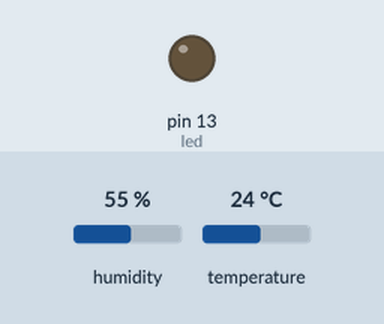
Bench run of a sketch on a simulated Arduino Pro Mini, built with avr-gcc and run on an emulated ATmega328P. Shown: output pins drawn as LEDs (lit = HIGH). The inputs (shaded band) are chosen by the test bench; at power-on: humidity 55 %, temperature 24 °C. Pins used as bus, display or sensor lines are not drawn; what the sketch prints to the serial monitor is not drawn.

Above: at 0.1 s.
Timing chart, 0 to 2.3 s (numbered marks = the images above):
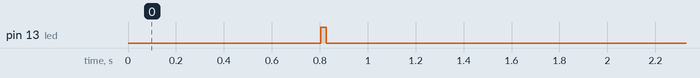

The sketch:

Oregon-Sensor-with-LowPower-sleep.ino
```cpp
   /* 4.5uA low power Oregon encoder with DHT AM2302/AM2330 sensor.
    *
    * LOW POWER:
    * Arduino pro mini 3.3v 8M. removed regulator + power led/resistor. Thats it. (enhanced version from Ebay)
    *
    * DHT:
    * DHT sensonr connected to Arduino gnd, D2(vcc), D3(data).
    * AM2320 is drop in replacement.http://www.kandrsmith.org/rjs/misc/hygrometers/calib_many.html
    * AM2320 tested ok wit single bus. see datasheet for siglebus vs i2c: https://akizukidenshi.com/download/ds/aosong/AM2320.pdf
    * AM2320 3 wire connection: vcc, data, nc, gnd. add 10k smd resistor on vcc to data.
    *
    * RF TRANSMITTER:
    * STX882 transmitter connectedto Arduino D7(gnd), D8(vcc), D9(data).
    * Antena: Coil 17cm solid core wire around ø6mm screwdriver.
    *
    * FIXED READVCC LOWPOWER 4.5uA!
    */

    //+------------------------------------------------------------------+
    //| DHT AM2302, pin 1=vcc, 2=data, 3=not in use, 4=gnd
    //+------------------------------------------------------------------+
    #include "DHT.h"
    int DHT_Vcc_Pin = 3;
    #define DHT_Data_Pin 2      // data
 // Uncomment whatever DHT type you're using!
    #define DHTTYPE DHT11   // DHT 11 (whole numbers only)
 //#define DHTTYPE DHT22   // DHT 22 (AM2302), AM2321
 //#define DHTTYPE DHT21   // DHT 21 (AM2301)
    #define led 13
    DHT dht(DHT_Data_Pin, DHTTYPE);

   //+------------------------------------------------------------------+
   //| oregon transmitter
   //+------------------------------------------------------------------+
    byte addresse = 11; // 0-255. sensor adress, will be shown in telldus.com.
    const byte txGnd = 9;
    const byte tx_Vcc_Pin = 11;
    const byte TX_DATA_PIN = 10; //tx data pin
    //#define THN132N  //enbart termometer, ingen humidity. Modell:1A2D/EA4C
    const unsigned long TIME = 512;
    const unsigned long TWOTIME = TIME*2;
    #define SEND_HIGH() digitalWrite(TX_DATA_PIN, HIGH)
    #define SEND_LOW() digitalWrite(TX_DATA_PIN, LOW)
    // Buffer for Oregon message
    #ifdef THN132N
        byte OregonMessageBuffer[8];
    #else
         byte OregonMessageBuffer[9];
    #endif

    //+------------------------------------------------------------------+
    //| BATTERY
    //+------------------------------------------------------------------+
    bool batOK = true;
    int batCnt = 100;//batt counter. used to set when to check the battery. set to 100 to trigg at startup.
    //+------------------------------------------------------------------+
    //| LOW POWER
    //+------------------------------------------------------------------+
    #include <JeeLib.h>  // Include library containing low power functions
    ISR(WDT_vect) { Sleepy::watchdogEvent(); } // Setup for low power waiting
    const long sleeptime = 60000; // set to 60000, to get a minute cycle
    int cyclesToSleep = 5; // set minute here(5 cycles)
    int cycleCounter = 100; //low power counter, used to sleep more than one minute. set to 100 to trigg at startup.


//+------------------------------------------------------------------+
//| SETUP
//+------------------------------------------------------------------+
    void setup() {

   //---  dht Setup ---------
   pinMode(DHT_Vcc_Pin, OUTPUT);     // sets the digital pin as output
   digitalWrite(DHT_Vcc_Pin, LOW);   // sets power off
   pinMode(led, OUTPUT);              // sets the digital pin as output
   digitalWrite(led, LOW);            // sets the LED off

   Serial.begin(38400);
   dht.begin();

  //---  tx Setup ---------
  pinMode(tx_Vcc_Pin, OUTPUT);          // sets the digital pin as output
  digitalWrite(tx_Vcc_Pin, LOW);        // sets power off
  pinMode(txGnd, OUTPUT);             // sets the digital pin as output
  digitalWrite(txGnd, LOW);
  pinMode(TX_DATA_PIN, OUTPUT);            // sets the digital pin as output

  Serial.print(F("\n[Oregon V2.1 encoder] Adress = "));
  Serial.println(addresse);
  Serial.println(F("Low power 5uA. DHT AM2302. 5min intervall.)"));
  delay(200);

 //---- oregon setup---------------
  SEND_LOW();
  #ifdef THN132N
    // Create the Oregon message for a temperature only sensor (TNHN132N)
    byte ID[] = {0xEA,0x4C};
  #else
     // Create the Oregon message for a temperature/humidity sensor (THGR2228N)
    byte ID[] = {0x1A,0x2D};
  #endif

  setType(OregonMessageBuffer, ID);
  setChannel(OregonMessageBuffer, 0x20);
//setId(OregonMessageBuffer, 0xBB); //BB=187
//getTempAndSend();
} //end setup


 //+------------------------------------------------------------------+
 //| MAIN LOOP
 //+------------------------------------------------------------------+
 void loop() {
if (cycleCounter>=cyclesToSleep){ //1minute x 5. = 5minutters intervall
    getTempAndSend();
    cycleCounter=0;
}
cycleCounter+=1;
sleep(sleeptime);//sleep for one minute, then wake up again.
} //end main loop


void getTempAndSend(){
      //--- power on
      digitalWrite(DHT_Vcc_Pin, HIGH);   // sensor power
      sleep(600); // (dht boot time=500ms)
      digitalWrite(led, HIGH);   // LED
      // Reading temperature or humidity takes about 250 milliseconds!
      // Sensor readings may also be up to 2 seconds 'old' (its a very slow sensor)
      float h = dht.readHumidity();
      // Read temperature as Celsius
      float t = dht.readTemperature();
      //--- power off
      digitalWrite(DHT_Vcc_Pin, LOW);   // sensor power
      digitalWrite(led, LOW);   // sensor power
      digitalWrite(DHT_Data_Pin, LOW);   // sensor pin low for 5uA low power. Unngår strømlekasje til vcc via motstand.

      // Check if any reads failed and exit early (to try again).
      if (isnan(h) || isnan(t)) {
        Serial.println("Failed to read from DHT sensor!");
        return;
      }

      Serial.print("Humidity: ");
      Serial.print(h);
      Serial.print(" %\t");
      Serial.print("Temperature: ");
      Serial.print(t);
      Serial.println(" *C ");
      send433(t,h,addresse);// temp,humidity,address

}

//----- sleep low power----------------------------------
void sleep(long milli){
   Serial.flush(); //Waits for the transmission of outgoing serial data to complete
   Sleepy::loseSomeTime(milli); //msecs Number of milliseconds to sleep, in range 0..65535.
  }

//--- read battery every 10. syklus.
void checkBattery(){
batCnt++;
if (batCnt>=10){
  batCnt=0;
  int vcc = readVccFixedLowPower();
  Serial.print("Vcc = " );
  Serial.println(vcc);
batOK = (vcc >= 3300); //ok if over millivolt. use bool in tx send func.
  }
}

 //---------------- Send data to Telldus ----------------------------
 void send433(float temperature, byte humidity, byte Identitet) {

checkBattery();
digitalWrite(tx_Vcc_Pin, HIGH);   // sets the LED on

  // Get Temperature, humidity and battery level from sensors
  // (ie: 1wire DS18B20 for température, ...)
  setId(OregonMessageBuffer, Identitet); //BB=187
 // setBatteryLevel(OregonMessageBuffer, 1); // 0 : low, 1 : high
  setBatteryLevel(OregonMessageBuffer, batOK); // 0 : low, 1 : high
  setTemperature(OregonMessageBuffer, temperature); //org  setTemperature(OregonMessageBuffer, 55.5);

#ifndef THN132N
  // Set Humidity
  setHumidity(OregonMessageBuffer, humidity);
#endif

  // Calculate the checksum
  calculateAndSetChecksum(OregonMessageBuffer);

  // Show the Oregon Message
  for (byte i = 0; i < sizeof(OregonMessageBuffer); ++i)   {     Serial.print(OregonMessageBuffer[i] >> 4, HEX);
    Serial.print(OregonMessageBuffer[i] & 0x0F, HEX);
  }
    Serial.println();
  // Send the Message over RF
  sendOregon(OregonMessageBuffer, sizeof(OregonMessageBuffer));
  // Send a "pause"
  SEND_LOW();
  delayMicroseconds(TWOTIME*8);
  // Send a copie of the first message. The v2.1 protocol send the
  // message two time
  sendOregon(OregonMessageBuffer, sizeof(OregonMessageBuffer));

  SEND_LOW();
  digitalWrite(tx_Vcc_Pin, LOW);   // sets the LED on
 }
 // ---------- End send data till Telldus ---------

 /**
 * \brief    Send logical "0" over RF
 * \details  azero bit be represented by an off-to-on transition
 * \         of the RF signal at the middle of a clock period.
 * \         Remenber, the Oregon v2.1 protocol add an inverted bit first
 */
inline void sendZero(void) {

  SEND_HIGH();
  delayMicroseconds(TIME);
  SEND_LOW();
  delayMicroseconds(TWOTIME);
  SEND_HIGH();
  delayMicroseconds(TIME);
}

/**
 * \brief    Send logical "1" over RF
 * \details  a one bit be represented by an on-to-off transition
 * \         of the RF signal at the middle of a clock period.
 * \         Remenber, the Oregon v2.1 protocol add an inverted bit first
 */
inline void sendOne(void) {

   SEND_LOW();
   delayMicroseconds(TIME);
   SEND_HIGH();
   delayMicroseconds(TWOTIME);
   SEND_LOW();
   delayMicroseconds(TIME);
}

/**
* Send a bits quarter (4 bits = MSB from 8 bits value) over RF
*
* @param data Source data to process and sent
*/

/**
 * \brief    Send a bits quarter (4 bits = MSB from 8 bits value) over RF
 * \param    data   Data to send
 */
inline void sendQuarterMSB(const byte data){

  (bitRead(data, 4)) ? sendOne() : sendZero();
  (bitRead(data, 5)) ? sendOne() : sendZero();
  (bitRead(data, 6)) ? sendOne() : sendZero();
  (bitRead(data, 7)) ? sendOne() : sendZero();
}

/**
 * \brief    Send a bits quarter (4 bits = LSB from 8 bits value) over RF
 * \param    data   Data to send
 */
inline void sendQuarterLSB(const byte data) {

  (bitRead(data, 0)) ? sendOne() : sendZero();
  (bitRead(data, 1)) ? sendOne() : sendZero();
  (bitRead(data, 2)) ? sendOne() : sendZero();
  (bitRead(data, 3)) ? sendOne() : sendZero();
}

/******************************************************************/
/******************************************************************/
/******************************************************************/

/**
 * \brief    Send a buffer over RF
 * \param    data   Data to send
 * \param    size   size of data to send
 */
void sendData(byte *data, byte size){

  for(byte i = 0; i < size; ++i)
  {
    sendQuarterLSB(data[i]);
    sendQuarterMSB(data[i]);
  }
}

/**
 * \brief    Send an Oregon message
 * \param    data   The Oregon message
 */
void sendOregon(byte *data, byte size){

    sendPreamble();
    //sendSync();
    sendData(data, size);
    sendPostamble();
}

/**
 * \brief    Send preamble
 * \details  The preamble consists of 16 "1" bits
 */
inline void sendPreamble(void)
{
  byte PREAMBLE[]={0xFF,0xFF};
  sendData(PREAMBLE, 2);
}

/**
 * \brief    Send postamble
 * \details  The postamble consists of 8 "0" bits
 */
inline void sendPostamble(void)
{
#ifdef THN132N
  sendQuarterLSB(0x00);
#else
  byte POSTAMBLE[]={0x00};
  sendData(POSTAMBLE, 1);
#endif
}

/**
 * \brief    Send sync nibble
 * \details  The sync is 0xA. It is not use in this version since the sync nibble
 * \         is include in the Oregon message to send.
 */
inline void sendSync(void)
{
  sendQuarterLSB(0xA);
}

/******************************************************************/
/******************************************************************/
/******************************************************************/

/**
 * \brief    Set the sensor type
 * \param    data       Oregon message
 * \param    type       Sensor type
 */
inline void setType(byte *data, byte* type)
{
  data[0] = type[0];
  data[1] = type[1];
}

/**
 * \brief    Set the sensor channel
 * \param    data       Oregon message
 * \param    channel    Sensor channel (0x10, 0x20, 0x30)
 */
inline void setChannel(byte *data, byte channel)
{
    data[2] = channel;
}

/**
 * \brief    Set the sensor ID
 * \param    data       Oregon message
 * \param    ID         Sensor unique ID
 */
inline void setId(byte *data, byte ID)
{
  data[3] = ID;
}

/**
 * \brief    Set the sensor battery level
 * \param    data       Oregon message
 * \param    level      Battery level (0 = low, 1 = high)
 */
void setBatteryLevel(byte *data, byte level)
{
  if(!level) data[4] = 0x0C;
  else data[4] = 0x00;
}

/**
 * \brief    Set the sensor temperature
 * \param    data       Oregon message
 * \param    temp       the temperature
 */
void setTemperature(byte *data, float temp)
{
  // Set temperature sign
  if(temp < 0)
  {
    data[6] = 0x08;
    temp *= -1;
  }
  else
  {
    data[6] = 0x00;
  }

  // Determine decimal and float part
  int tempInt = (int)temp;
  int td = (int)(tempInt / 10);
  int tf = (int)round((float)((float)tempInt/10 - (float)td) * 10);

  int tempFloat =  (int)round((float)(temp - (float)tempInt) * 10);

  // Set temperature decimal part
  data[5] = (td << 4);
  data[5] |= tf;

  // Set temperature float part
  data[4] |= (tempFloat << 4);
}

/**
 * \brief    Set the sensor humidity
 * \param    data       Oregon message
 * \param    hum        the humidity
 */
void setHumidity(byte* data, byte hum)
{
    data[7] = (hum/10);
    data[6] |= (hum - data[7]*10) << 4;
}

/**
 * \brief    Sum data for checksum
 * \param    count      number of bit to sum
 * \param    data       Oregon message
 */
int Sum(byte count, const byte* data)
{
  int s = 0;

  for(byte i = 0; i<count;i++)
  {
    s += (data[i]&0xF0) >> 4;
    s += (data[i]&0xF);
  }

  if(int(count) != count)
    s += (data[count]&0xF0) >> 4;

  return s;
}

/**
 * \brief    Calculate checksum
 * \param    data       Oregon message
 */
void calculateAndSetChecksum(byte* data)
{
#ifdef THN132N
    int s = ((Sum(6, data) + (data[6]&0xF) - 0xa) & 0xff);

    data[6] |=  (s&0x0F) << 4;     data[7] =  (s&0xF0) >> 4;
#else
    data[8] = ((Sum(8, data) - 0xa) & 0xFF);
#endif
}
 /***************** End send 433 *************************************************/
/******************************************************************/
/******************************************************************/
long readVccFixedLowPower() {
  long result;
  // Read 1.1V reference against AVcc
  ADMUX = _BV(REFS0) | _BV(MUX3) | _BV(MUX2) | _BV(MUX1);
  delay(1); // Wait for Vref to settle
  ADCSRA |= _BV(ADSC); // Convert
  while (bit_is_set(ADCSRA,ADSC));
  result = ADCL;
  result |= ADCH<<8;
  result = ( 1023L * 1100L) / result; // Back-calculate AVcc in mV. 1100 is volt on vRef.
  //to fix lowpower drain ADMUX is changed again.
  ADMUX = _BV(REFS1); //fixes readVcc current drain in lowPower
  Serial.print("Vcc = " );
  Serial.println(result);
  return result;
}
```

Measured:
- by itself, pin 13 (led): LOW → HIGH at 0.80 s, → LOW 0.02 s later
